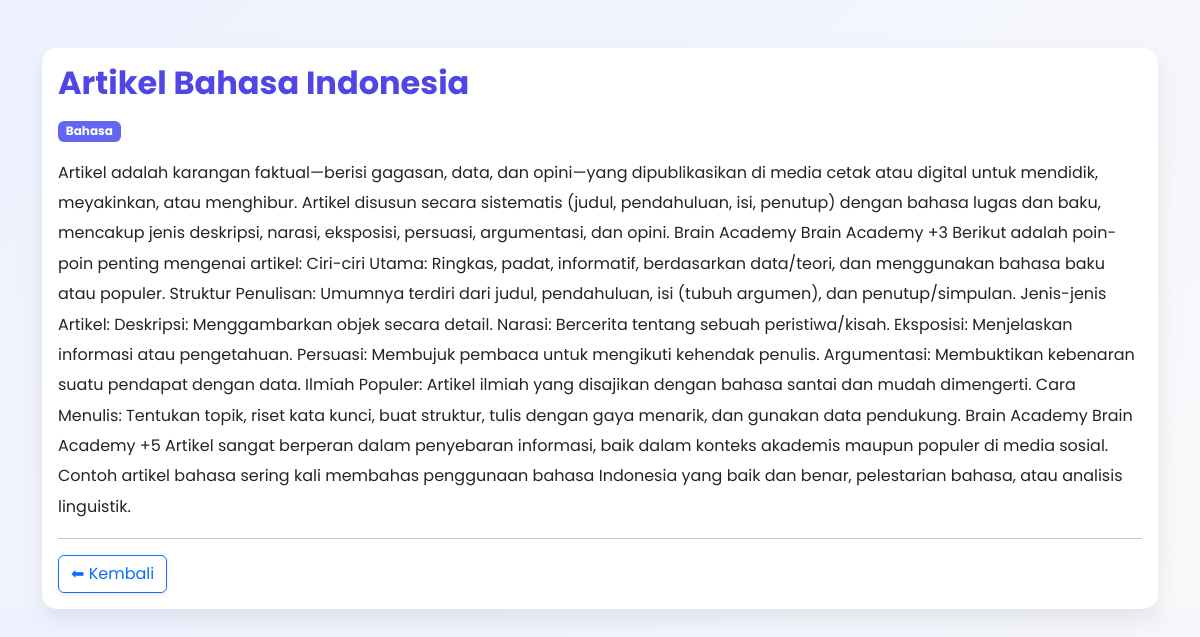
Page /detail/1/ on the committed database.
### blog/models.py (models this page shows, shortened)
class ArtikelBlog(models.Model):
    judul = models.CharField(max_length=200)
    isi = models.TextField()
    kategori = models.ForeignKey(Kategori, on_delete=models.CASCADE)
    created_at = models.DateTimeField(auto_now_add=True)
    created_by = models.ForeignKey(User, on_delete=models.CASCADE)

class Kategori(models.Model):
    name = models.CharField(max_length=100)
    created_at = models.DateTimeField(auto_now_add=True)
    created_by = models.ForeignKey(User, on_delete=models.CASCADE)

### blog/views.py (the view)
# urls.py: path('detail/<int:id>/', detail),
def detail(request, id):
    artikel = get_object_or_404(ArtikelBlog, id=id)
    return render(request, 'detail.html', {'artikel': artikel})

### blog/templates/detail.html (shortened to what this page needs)
<!DOCTYPE html>
<html>
<head>
    <link href="https://cdn.jsdelivr.net/npm/bootstrap@5.3.0/dist/css/bootstrap.min.css" rel="stylesheet">
</head>
<body>
<div class="container mt-5">
<div class="card shadow-custom border-0">
<div class="card-body">
<h2 class="fw-bold mb-3" style="color:#4f46e5;">
    {{ artikel.judul }}
</h2>
<span class="badge mb-3" style="background:#6366f1;">
    {{ artikel.kategori.name }}
</span>
<p style="line-height:1.9;">
    {{ artikel.isi }}
</p>
<hr>
<a href="/" class="btn btn-outline-primary shadow-sm">⬅ Kembali</a>
</div>
</div>
</div>
</body>
</html>

### blog/templates/detail.html (style rules this page uses)
body { font-family: 'Poppins', sans-serif; background: linear-gradient(135deg, #eef2ff, #f8f9fa); }
.card { border-radius: 15px; }
.shadow-custom { box-shadow: 0 10px 25px rgba(0,0,0,0.08); }

### rows in the picture
ArtikelBlog: judul "Artikel Bahasa Indonesia", kategori.name "Bahasa", isi "Artikel adalah karangan faktual—berisi gagasan, data, dan opini—yang dipublikasikan di media cetak atau digital untuk mendidik, meyakinkan, atau menghibur. Artikel disusun secara sistematis (judul, pendahuluan, isi, penutup) dengan bahasa lugas dan baku, mencakup jenis deskripsi, narasi, eksposisi, persuasi, argumentasi, dan opini. Brain Academy Brain Academy +3 Berikut adalah poin-poin penting mengenai artikel: Ciri-ciri Utama: Ringkas, padat, informatif, berdasarkan data/teori, dan menggunakan bahasa baku atau populer. Struktur Penulisan: Umumnya terdiri dari judul, pendahuluan, isi (tubuh argumen), dan penutup/simpulan. Jenis-jenis Artikel: Deskripsi: Menggambarkan objek secara detail.…"
